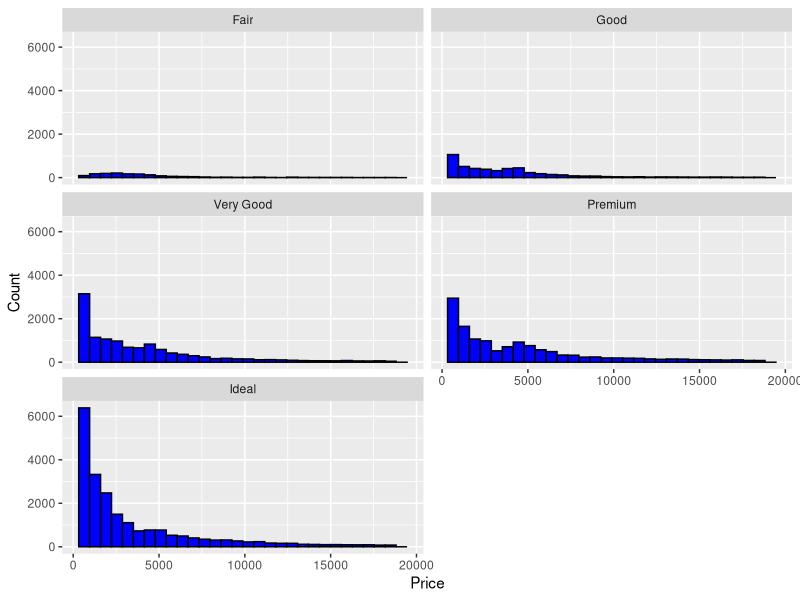

Generate this figure with R:
# In the two last exercises, we looked at
# the distribution for diamonds by cut.

# Run the code below in R Studio to generate
# the histogram as a reminder.

# ===============================================================

library("ggplot2")
data("diamonds")

plot <- ggplot(diamonds, aes(x = price)) + 
  geom_histogram(color = "Black", fill = "Blue") + 
  facet_wrap(~cut, ncol = 2) + 
  ylab("Count") +
  xlab("Price")

print(plot)

# ===============================================================

# In the last exercise, we looked at the summary statistics
# for diamond price by cut. If we look at the output table, the
# the median and quartiles are reasonably close to each other.

# diamonds$cut: Fair
#    Min. 1st Qu.  Median    Mean 3rd Qu.    Max. 
#     337    2050    3282    4359    5206   18570 
# ------------------------------------------------------------------------ 
# diamonds$cut: Good
#    Min. 1st Qu.  Median    Mean 3rd Qu.    Max. 
#     327    1145    3050    3929    5028   18790 
# ------------------------------------------------------------------------ 
# diamonds$cut: Very Good
#    Min. 1st Qu.  Median    Mean 3rd Qu.    Max. 
#     336     912    2648    3982    5373   18820 
# ------------------------------------------------------------------------ 
# diamonds$cut: Premium
#    Min. 1st Qu.  Median    Mean 3rd Qu.    Max. 
#     326    1046    3185    4584    6296   18820 
# ------------------------------------------------------------------------ 
# diamonds$cut: Ideal
#    Min. 1st Qu.  Median    Mean 3rd Qu.    Max. 
#     326     878    1810    3458    4678   18810 

# This means the distributions should be somewhat similar,
# but the histograms we created don't show that.

# The 'Fair' and 'Good' diamonds appear to have 
# different distributions compared to the better
# cut diamonds. They seem somewhat uniform
# on the left with long tails on the right.

# Let's look in to this more.

# Look up the documentation for facet_wrap in R Studio.
# Then, scroll back up and add a parameter to facet_wrap so that
# the y-axis in the histograms is not fixed. You want the y-axis to
# be different for each histogram.

# If you want a hint, check out the Instructor Notes.